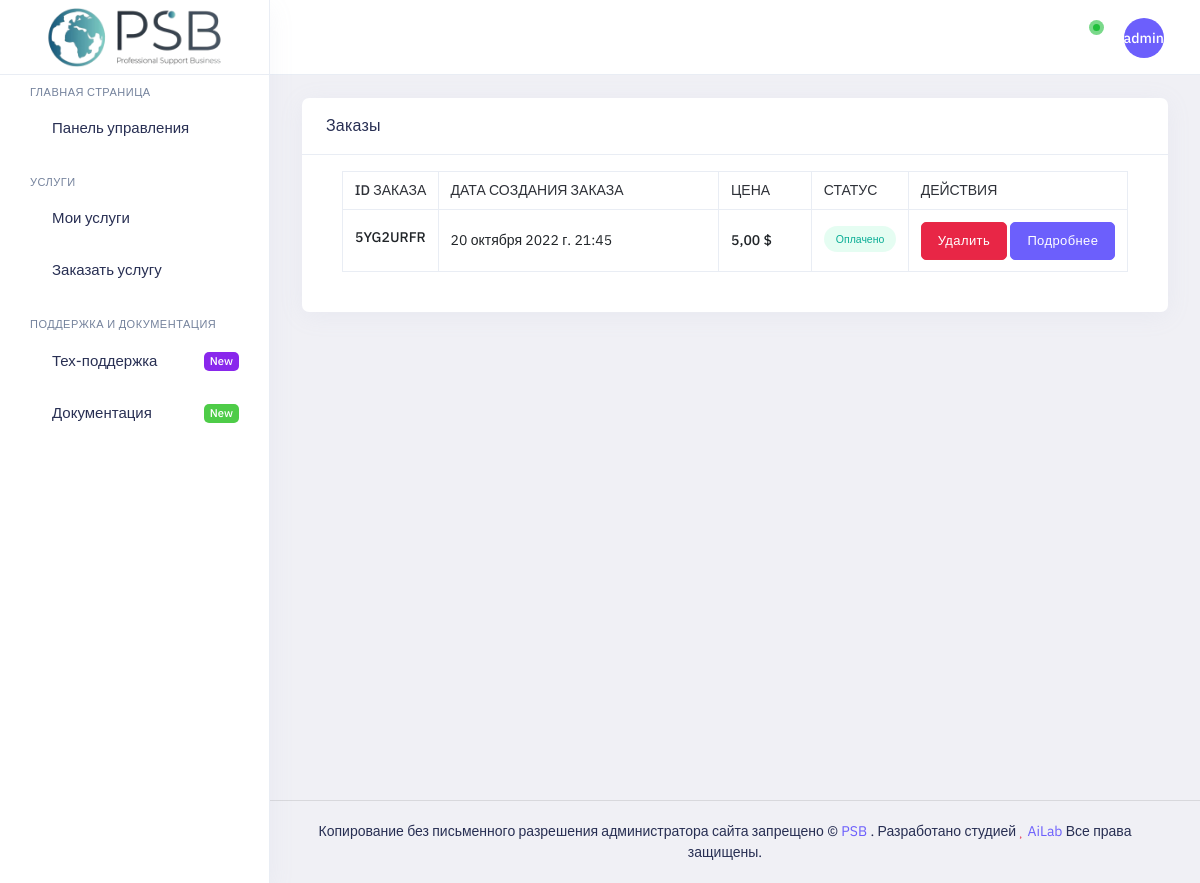
The app's page / (signed in), older data.
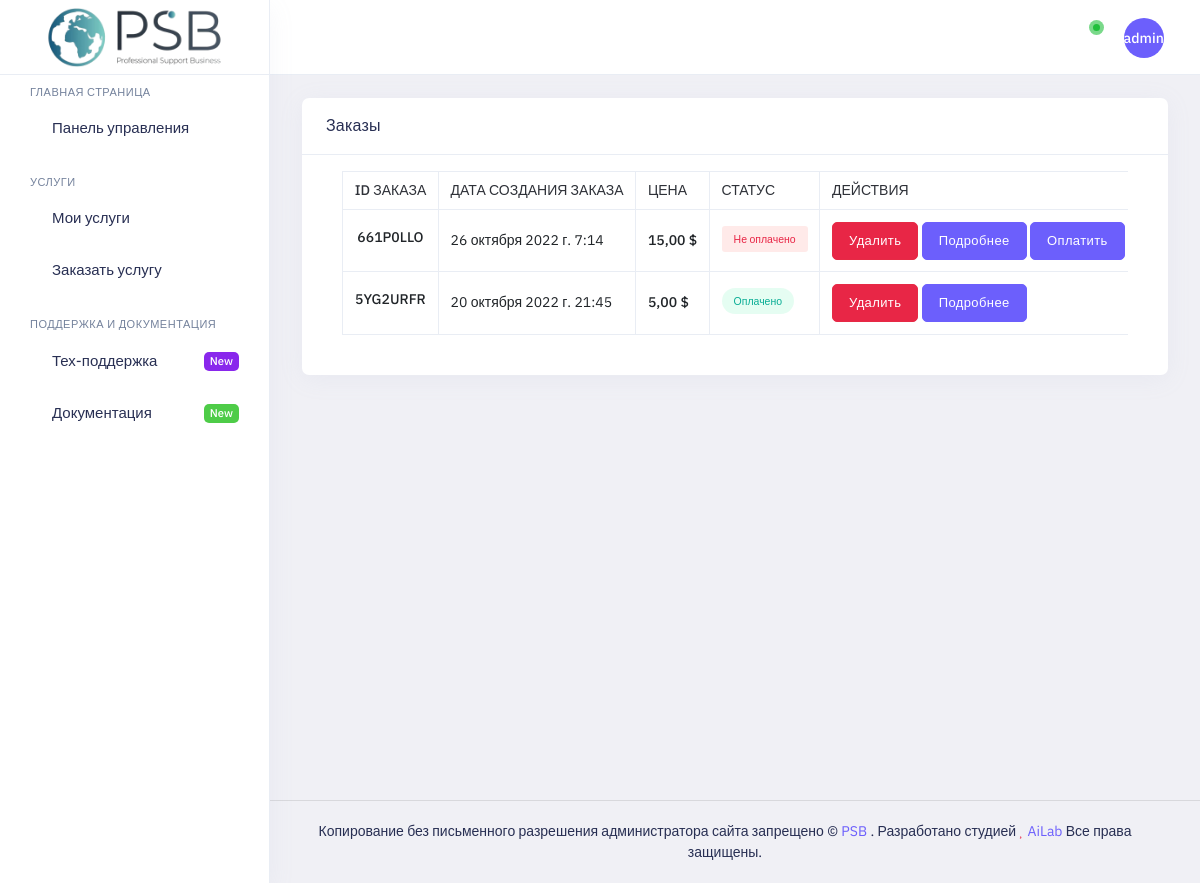
The same page, newer data.
### payment/models.py (models this page shows, shortened)
class Order(models.Model):
    email = models.EmailField()
    invoice_id = models.CharField(verbose_name='Номер заказа', unique=True, max_length=128)
    created = models.DateTimeField(auto_now_add=True)
    updated = models.DateTimeField(auto_now=True)
    paid = models.BooleanField(default=False)
    class Meta:
        ordering = ('-created',)
        verbose_name = 'Заказ'
        verbose_name_plural = 'Заказы'
    def get_total_cost(self):
        return sum(item.get_cost() for item in self.items.all())

class OrderItem(models.Model):
    order = models.ForeignKey(Order, related_name='items', on_delete=models.CASCADE)
    product = models.ForeignKey(Product, related_name='order_items', on_delete=models.CASCADE)
    price = models.DecimalField(max_digits=10, decimal_places=2)
    quantity = models.PositiveIntegerField(default=1)
    text = models.TextField(verbose_name='В ведите текст который получит пользователь при покупки', default="", null=True, blank=True)
    def get_cost(self):
        return self.price * self.quantity

### shop/views.py (the view)
# urls.py: path('', views.Index.as_view(), name='index'),
class Index(LoginRequiredMixin, ListView):
    login_url = 'accounts/login/'
    model = Order
    context_object_name = 'orders'
    template_name = 'pages/index.html'

### cart/cart.py (called while the page is built)
    def __len__(self):
        return sum(item['quantity'] for item in self.cart.values())

### cart/context_processors.py (called while the page is built)
def cart(request):
    return {'cart': Cart(request)}

### templates/pages/index.html (shortened to what the changed rows need)
{% extends 'layout/index.html' %}
{% block content %}
    <div class="main-content app-content mt-0">
            <div class="side-app">
                <div class="main-container container-fluid">
                    <div class="page-header">
                        <h1 class="page-title">Управление услугами</h1>
                    </div>
                    <div class="row">
                        <div class="col-12 col-sm-12">
                            <div class="card">
                                <div class="card-body pt-4">
                                    <div class="grid-margin">
                                            <div class="panel panel-primary">
                                                <div class="panel-body tabs-menu-body border-0 pt-0">
                                                    <div class="tab-content">
                                                        <div class="tab-pane active" id="tab5">
                                                            <div class="table-responsive">
                                                                <table id="data-table"
                                                                       class="table table-bordered text-nowrap mb-0">
                                                                    <thead class="border-top">
                                                                    <tr>
                                                                        <th class="bg-transparent border-bottom-0"
                                                                            style="width: 5%;">ID заказа</th>
                                                                        <th
                                                                                class="bg-transparent border-bottom-0">
                                                                            Дата создания заказа</th>
                                                                        <th
                                                                                class="bg-transparent border-bottom-0">
                                                                            Цена</th>
                                                                        <th class="bg-transparent border-bottom-0"
                                                                            style="width: 10%;">Статус</th>
                                                                        <th class="bg-transparent border-bottom-0"
                                                                            style="width: 5%;">Действия</th>
                                                                    </tr>
                                                                    </thead>
                                                                    <tbody>
                                                                    {% for order in orders %}
                                                                    {% if order.email == user.email %}
                                                                    <tr class="border-bottom">
                                                                        <td class="text-center">
                                                                            <div class="mt-0 mt-sm-2 d-block">
                                                                                <h6
                                                                                        class="mb-0 fs-14 fw-semibold">
                                                                                    {{ order.invoice_id }} </h6>
                                                                            </div>
                                                                        </td>
                                                                        <td><span class="mt-sm-2 d-block">
                                                                            {{ order.created }}</span></td>
                                                                        <td><span
                                                                                class="fw-semibold mt-sm-2 d-block">{{order.get_total_cost}} $</span>
                                                                        </td>
                                                                        {% if order.paid %}
                                                                        <td>
                                                                            <div class="mt-sm-1 d-block">
                                                                                        <span
                                                                                                class="badge bg-success-transparent rounded-pill text-success p-2 px-3">Оплачено</span>
                                                                            </div>
                                                                        </td>
                                                                        {% else %}
                                                                        <td>
                                                                            <div class="mt-sm-1 d-block">
                                                                                        <span
                                                                                                class="badge bg-danger-transparent rounded-roll text-danger p-2 px-3">Не оплачено</span>
                                                                            </div>
                                                                        </td>
                                                                        {% endif %}
                                                                        <td>
                                                                            <div class="g-2">
                                                                                <a class="btn btn-danger" href="/payments/delete?invoice_id={{ order.invoice_id }}">Удалить</a>
                                                                                <a class="btn btn-primary" href="/detail/{{ order.pk }}">Подробнее</a>
                                                                                {% if not order.paid %}
                                                                                <a class="btn btn-primary" href="https://pay.cryptocloud.plus/{{ order.invoice_id }}">Оплатить</a>
                                                                                {% endif %}
                                                                            </div>
                                                                        </td>
                                                                    </tr>
                                                                    {% endif %}
                                                                    {% endfor %}
                                                                    </tbody>
                                                                </table>
                                                            </div>
                                                        </div>
                                                        </div>
                                                        </div>
                                                    </div>
                                                </div>
                                          </div>
                                    </div>
                                </div>
                            </div>
                        </div>
                    </div>
                </div>
            </div>
        </div>
{% endblock %}

Row changes from the older to the newer data that the page shows:
added Order: invoice_id "661P0LLO", created "26 октября 2022 г. 7:14", get_total_cost "15,00", paid "Не оплачено"
